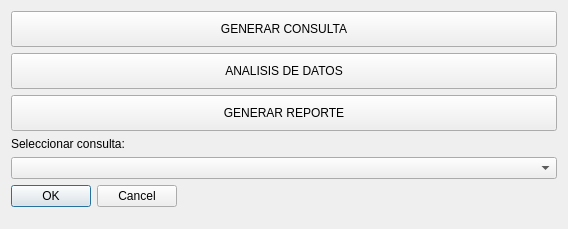
<?xml version="1.0" encoding="UTF-8"?>
<ui version="4.0">
 <class>capygisDialogBase</class>
 <widget class="QDialog" name="capygisDialogBase">
  <property name="geometry">
   <rect>
    <x>0</x>
    <y>0</y>
    <width>568</width>
    <height>229</height>
   </rect>
  </property>
  <property name="windowTitle">
   <string>Capygis</string>
  </property>
  <layout class="QFormLayout" name="formLayout">
   <item row="0" column="0" colspan="2">
    <widget class="QPushButton" name="pushButton">
     <property name="minimumSize">
      <size>
       <width>0</width>
       <height>36</height>
      </size>
     </property>
     <property name="text">
      <string>GENERAR CONSULTA</string>
     </property>
    </widget>
   </item>
   <item row="1" column="0" colspan="2">
    <widget class="QPushButton" name="pushButton_2">
     <property name="minimumSize">
      <size>
       <width>0</width>
       <height>36</height>
      </size>
     </property>
     <property name="text">
      <string>ANALISIS DE DATOS</string>
     </property>
    </widget>
   </item>
   <item row="2" column="0" colspan="2">
    <widget class="QPushButton" name="pushButton_3">
     <property name="minimumSize">
      <size>
       <width>0</width>
       <height>36</height>
      </size>
     </property>
     <property name="text">
      <string>GENERAR REPORTE</string>
     </property>
    </widget>
   </item>
   <item row="3" column="0" colspan="2">
    <layout class="QVBoxLayout" name="verticalLayout_2">
     <property name="sizeConstraint">
      <enum>QLayout::SetDefaultConstraint</enum>
     </property>
     <property name="topMargin">
      <number>0</number>
     </property>
     <item>
      <widget class="QLabel" name="label">
       <property name="sizePolicy">
        <sizepolicy hsizetype="Preferred" vsizetype="Preferred">
         <horstretch>0</horstretch>
         <verstretch>0</verstretch>
        </sizepolicy>
       </property>
       <property name="text">
        <string>Seleccionar consulta:</string>
       </property>
      </widget>
     </item>
     <item>
      <widget class="QComboBox" name="comboBox">
       <property name="minimumSize">
        <size>
         <width>0</width>
         <height>0</height>
        </size>
       </property>
      </widget>
     </item>
    </layout>
   </item>
   <item row="4" column="0">
    <widget class="QDialogButtonBox" name="buttonBox">
     <property name="standardButtons">
      <set>QDialogButtonBox::Cancel|QDialogButtonBox::Ok</set>
     </property>
    </widget>
   </item>
  </layout>
 </widget>
 <resources/>
 <connections/>
</ui>
